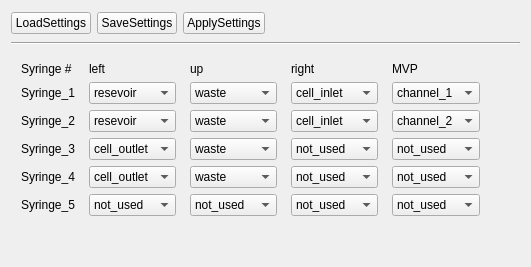
         <widget class="QWidget" name="tab_8">
          <attribute name="title">
           <string>SettingsTable</string>
          </attribute>
          <layout class="QVBoxLayout" name="verticalLayout_5">
           <item>
            <layout class="QHBoxLayout" name="horizontalLayout_12">
             <item>
              <widget class="QPushButton" name="pushButton_load_config">
               <property name="sizePolicy">
                <sizepolicy hsizetype="Fixed" vsizetype="Fixed">
                 <horstretch>0</horstretch>
                 <verstretch>0</verstretch>
                </sizepolicy>
               </property>
               <property name="text">
                <string>LoadSettings</string>
               </property>
              </widget>
             </item>
             <item>
              <widget class="QPushButton" name="pushButton_save_config">
               <property name="sizePolicy">
                <sizepolicy hsizetype="Fixed" vsizetype="Fixed">
                 <horstretch>0</horstretch>
                 <verstretch>0</verstretch>
                </sizepolicy>
               </property>
               <property name="text">
                <string>SaveSettings</string>
               </property>
              </widget>
             </item>
             <item>
              <widget class="QPushButton" name="pushButton_apply_settings">
               <property name="text">
                <string>ApplySettings</string>
               </property>
              </widget>
             </item>
             <item>
              <spacer name="horizontalSpacer_5">
               <property name="orientation">
                <enum>Qt::Horizontal</enum>
               </property>
               <property name="sizeType">
                <enum>QSizePolicy::MinimumExpanding</enum>
               </property>
               <property name="sizeHint" stdset="0">
                <size>
                 <width>40</width>
                 <height>25</height>
                </size>
               </property>
              </spacer>
             </item>
            </layout>
           </item>
           <item>
            <widget class="Line" name="line">
             <property name="orientation">
              <enum>Qt::Horizontal</enum>
             </property>
            </widget>
           </item>
           <item>
            <layout class="QGridLayout" name="gridLayout">
             <property name="leftMargin">
              <number>10</number>
             </property>
             <property name="topMargin">
              <number>11</number>
             </property>
             <property name="horizontalSpacing">
              <number>14</number>
             </property>
             <item row="0" column="0">
              <widget class="QLabel" name="label_4">
               <property name="sizePolicy">
                <sizepolicy hsizetype="Fixed" vsizetype="Preferred">
                 <horstretch>0</horstretch>
                 <verstretch>0</verstretch>
                </sizepolicy>
               </property>
               <property name="text">
                <string>Syringe #</string>
               </property>
              </widget>
             </item>
             <item row="5" column="0">
              <widget class="QLabel" name="label_14">
               <property name="text">
                <string>Syringe_5</string>
               </property>
              </widget>
             </item>
             <item row="0" column="2">
              <widget class="QLabel" name="label_7">
               <property name="sizePolicy">
                <sizepolicy hsizetype="Fixed" vsizetype="Preferred">
                 <horstretch>0</horstretch>
                 <verstretch>0</verstretch>
                </sizepolicy>
               </property>
               <property name="text">
                <string>up</string>
               </property>
              </widget>
             </item>
             <item row="0" column="4">
              <widget class="QLabel" name="label_10">
               <property name="sizePolicy">
                <sizepolicy hsizetype="Fixed" vsizetype="Preferred">
                 <horstretch>0</horstretch>
                 <verstretch>0</verstretch>
                </sizepolicy>
               </property>
               <property name="text">
                <string>MVP</string>
               </property>
              </widget>
             </item>
             <item row="4" column="3">
              <widget class="QComboBox" name="comboBox_S4_right">
               <property name="sizePolicy">
                <sizepolicy hsizetype="Fixed" vsizetype="Fixed">
                 <horstretch>0</horstretch>
                 <verstretch>0</verstretch>
                </sizepolicy>
               </property>
               <item>
                <property name="text">
                 <string>not_used</string>
                </property>
               </item>
               <item>
                <property name="text">
                 <string>waste</string>
                </property>
               </item>
               <item>
                <property name="text">
                 <string>resevoir</string>
                </property>
               </item>
               <item>
                <property name="text">
                 <string>cell_inlet</string>
                </property>
               </item>
               <item>
                <property name="text">
                 <string>cell_outlet</string>
                </property>
               </item>
              </widget>
             </item>
             <item row="5" column="1">
              <widget class="QComboBox" name="comboBox_S5_left">
               <property name="sizePolicy">
                <sizepolicy hsizetype="Fixed" vsizetype="Fixed">
                 <horstretch>0</horstretch>
                 <verstretch>0</verstretch>
                </sizepolicy>
               </property>
               <item>
                <property name="text">
                 <string>not_used</string>
                </property>
               </item>
               <item>
                <property name="text">
                 <string>waste</string>
                </property>
               </item>
               <item>
                <property name="text">
                 <string>resevoir</string>
                </property>
               </item>
               <item>
                <property name="text">
                 <string>cell_inlet</string>
                </property>
               </item>
               <item>
                <property name="text">
                 <string>cell_outlet</string>
                </property>
               </item>
              </widget>
             </item>
             <item row="3" column="3">
              <widget class="QComboBox" name="comboBox_S3_right">
               <property name="sizePolicy">
                <sizepolicy hsizetype="Fixed" vsizetype="Fixed">
                 <horstretch>0</horstretch>
                 <verstretch>0</verstretch>
                </sizepolicy>
               </property>
               <item>
                <property name="text">
                 <string>not_used</string>
                </property>
               </item>
               <item>
                <property name="text">
                 <string>waste</string>
                </property>
               </item>
               <item>
                <property name="text">
                 <string>resevoir</string>
                </property>
               </item>
               <item>
                <property name="text">
                 <string>cell_inlet</string>
                </property>
               </item>
               <item>
                <property name="text">
                 <string>cell_outlet</string>
                </property>
               </item>
              </widget>
             </item>
             <item row="3" column="1">
              <widget class="QComboBox" name="comboBox_S3_left">
               <property name="sizePolicy">
                <sizepolicy hsizetype="Fixed" vsizetype="Fixed">
                 <horstretch>0</horstretch>
                 <verstretch>0</verstretch>
                </sizepolicy>
               </property>
               <item>
                <property name="text">
                 <string>cell_outlet</string>
                </property>
               </item>
               <item>
                <property name="text">
                 <string>not_used</string>
                </property>
               </item>
               <item>
                <property name="text">
                 <string>waste</string>
                </property>
               </item>
               <item>
                <property name="text">
                 <string>resevoir</string>
                </property>
               </item>
               <item>
                <property name="text">
                 <string>cell_inlet</string>
                </property>
               </item>
              </widget>
             </item>
             <item row="2" column="3">
              <widget class="QComboBox" name="comboBox_S2_right">
               <property name="sizePolicy">
                <sizepolicy hsizetype="Fixed" vsizetype="Fixed">
                 <horstretch>0</horstretch>
                 <verstretch>0</verstretch>
                </sizepolicy>
               </property>
               <item>
                <property name="text">
                 <string>cell_inlet</string>
                </property>
               </item>
               <item>
                <property name="text">
                 <string>not_used</string>
                </property>
               </item>
               <item>
                <property name="text">
                 <string>waste</string>
                </property>
               </item>
               <item>
                <property name="text">
                 <string>resevoir</string>
                </property>
               </item>
               <item>
                <property name="text">
                 <string>cell_outlet</string>
                </property>
               </item>
              </widget>
             </item>
             <item row="2" column="1">
              <widget class="QComboBox" name="comboBox_S2_left">
               <property name="sizePolicy">
                <sizepolicy hsizetype="Fixed" vsizetype="Fixed">
                 <horstretch>0</horstretch>
                 <verstretch>0</verstretch>
                </sizepolicy>
               </property>
               <item>
                <property name="text">
                 <string>resevoir</string>
                </property>
               </item>
               <item>
                <property name="text">
                 <string>not_used</string>
                </property>
               </item>
               <item>
                <property name="text">
                 <string>waste</string>
                </property>
               </item>
               <item>
                <property name="text">
                 <string>cell_inlet</string>
                </property>
               </item>
               <item>
                <property name="text">
                 <string>cell_outlet</string>
                </property>
               </item>
              </widget>
             </item>
             <item row="0" column="1">
              <widget class="QLabel" name="label_6">
               <property name="sizePolicy">
                <sizepolicy hsizetype="Fixed" vsizetype="Preferred">
                 <horstretch>0</horstretch>
                 <verstretch>0</verstretch>
                </sizepolicy>
               </property>
               <property name="text">
                <string>left</string>
               </property>
              </widget>
             </item>
             <item row="5" column="3">
              <widget class="QComboBox" name="comboBox_S4_right_2">
               <property name="sizePolicy">
                <sizepolicy hsizetype="Fixed" vsizetype="Fixed">
                 <horstretch>0</horstretch>
                 <verstretch>0</verstretch>
                </sizepolicy>
               </property>
               <item>
                <property name="text">
                 <string>not_used</string>
                </property>
               </item>
               <item>
                <property name="text">
                 <string>waste</string>
                </property>
               </item>
               <item>
                <property name="text">
                 <string>resevoir</string>
                </property>
               </item>
               <item>
                <property name="text">
                 <string>cell_inlet</string>
                </property>
               </item>
               <item>
                <property name="text">
                 <string>cell_outlet</string>
                </property>
               </item>
              </widget>
             </item>
             <item row="1" column="0">
              <widget class="QLabel" name="label_5">
               <property name="sizePolicy">
                <sizepolicy hsizetype="Fixed" vsizetype="Preferred">
                 <horstretch>0</horstretch>
                 <verstretch>0</verstretch>
                </sizepolicy>
               </property>
               <property name="text">
                <string>Syringe_1</string>
               </property>
               <property name="alignment">
                <set>Qt::AlignCenter</set>
               </property>
              </widget>
             </item>
             <item row="2" column="0">
              <widget class="QLabel" name="label_11">
               <property name="text">
                <string>Syringe_2</string>
               </property>
              </widget>
             </item>
             <item row="5" column="2">
              <widget class="QComboBox" name="comboBox_S5_up">
               <property name="sizePolicy">
                <sizepolicy hsizetype="Fixed" vsizetype="Fixed">
                 <horstretch>0</horstretch>
                 <verstretch>0</verstretch>
                </sizepolicy>
               </property>
               <item>
                <property name="text">
                 <string>not_used</string>
                </property>
               </item>
               <item>
                <property name="text">
                 <string>waste</string>
                </property>
               </item>
               <item>
                <property name="text">
                 <string>resevoir</string>
                </property>
               </item>
               <item>
                <property name="text">
                 <string>cell_inlet</string>
                </property>
               </item>
               <item>
                <property name="text">
                 <string>cell_outlet</string>
                </property>
               </item>
              </widget>
             </item>
             <item row="0" column="3">
              <widget class="QLabel" name="label_8">
               <property name="sizePolicy">
                <sizepolicy hsizetype="Fixed" vsizetype="Preferred">
                 <horstretch>0</horstretch>
                 <verstretch>0</verstretch>
                </sizepolicy>
               </property>
               <property name="text">
                <string>right</string>
               </property>
              </widget>
             </item>
             <item row="3" column="0">
              <widget class="QLabel" name="label_12">
               <property name="text">
                <string>Syringe_3</string>
               </property>
              </widget>
             </item>
             <item row="4" column="0">
              <widget class="QLabel" name="label_13">
               <property name="text">
                <string>Syringe_4</string>
               </property>
              </widget>
             </item>
             <item row="1" column="3">
              <widget class="QComboBox" name="comboBox_S1_right">
               <property name="sizePolicy">
                <sizepolicy hsizetype="Fixed" vsizetype="Fixed">
                 <horstretch>0</horstretch>
                 <verstretch>0</verstretch>
                </sizepolicy>
               </property>
               <item>
                <property name="text">
                 <string>cell_inlet</string>
                </property>
               </item>
               <item>
                <property name="text">
                 <string>not_used</string>
                </property>
               </item>
               <item>
                <property name="text">
                 <string>waste</string>
                </property>
               </item>
               <item>
                <property name="text">
                 <string>resevoir</string>
                </property>
               </item>
               <item>
                <property name="text">
                 <string>cell_outlet</string>
                </property>
               </item>
              </widget>
             </item>
             <item row="1" column="2">
              <widget class="QComboBox" name="comboBox_S1_up">
               <property name="sizePolicy">
                <sizepolicy hsizetype="Fixed" vsizetype="Fixed">
                 <horstretch>0</horstretch>
                 <verstretch>0</verstretch>
                </sizepolicy>
               </property>
               <item>
                <property name="text">
                 <string>waste</string>
                </property>
               </item>
               <item>
                <property name="text">
                 <string>not_used</string>
                </property>
               </item>
               <item>
                <property name="text">
                 <string>resevoir</string>
                </property>
               </item>
               <item>
                <property name="text">
                 <string>cell_inlet</string>
                </property>
               </item>
               <item>
                <property name="text">
                 <string>cell_outlet</string>
                </property>
               </item>
              </widget>
             </item>
             <item row="2" column="2">
              <widget class="QComboBox" name="comboBox_S2_up">
               <property name="sizePolicy">
                <sizepolicy hsizetype="Fixed" vsizetype="Fixed">
                 <horstretch>0</horstretch>
                 <verstretch>0</verstretch>
                </sizepolicy>
               </property>
               <item>
                <property name="text">
                 <string>waste</string>
                </property>
               </item>
               <item>
                <property name="text">
                 <string>not_used</string>
                </property>
               </item>
               <item>
                <property name="text">
                 <string>resevoir</string>
                </property>
               </item>
               <item>
                <property name="text">
                 <string>cell_inlet</string>
                </property>
               </item>
               <item>
                <property name="text">
                 <string>cell_outlet</string>
                </property>
               </item>
              </widget>
             </item>
             <item row="1" column="1">
              <widget class="QComboBox" name="comboBox_S1_left">
               <property name="sizePolicy">
                <sizepolicy hsizetype="Fixed" vsizetype="Fixed">
                 <horstretch>0</horstretch>
                 <verstretch>0</verstretch>
                </sizepolicy>
               </property>
               <item>
                <property name="text">
                 <string>resevoir</string>
                </property>
               </item>
               <item>
                <property name="text">
                 <string>not_used</string>
                </property>
               </item>
               <item>
                <property name="text">
                 <string>waste</string>
                </property>
               </item>
               <item>
                <property name="text">
                 <string>cell_inlet</string>
                </property>
               </item>
               <item>
                <property name="text">
                 <string>cell_outlet</string>
                </property>
               </item>
              </widget>
             </item>
             <item row="3" column="2">
              <widget class="QComboBox" name="comboBox_S3_up">
               <property name="sizePolicy">
                <sizepolicy hsizetype="Fixed" vsizetype="Fixed">
                 <horstretch>0</horstretch>
                 <verstretch>0</verstretch>
                </sizepolicy>
               </property>
               <item>
                <property name="text">
                 <string>waste</string>
                </property>
               </item>
               <item>
                <property name="text">
                 <string>not_used</string>
                </property>
               </item>
               <item>
                <property name="text">
                 <string>resevoir</string>
                </property>
               </item>
               <item>
                <property name="text">
                 <string>cell_inlet</string>
                </property>
               </item>
               <item>
                <property name="text">
                 <string>cell_outlet</string>
                </property>
               </item>
              </widget>
             </item>
             <item row="4" column="1">
              <widget class="QComboBox" name="comboBox_S4_left">
               <property name="sizePolicy">
                <sizepolicy hsizetype="Fixed" vsizetype="Fixed">
                 <horstretch>0</horstretch>
                 <verstretch>0</verstretch>
                </sizepolicy>
               </property>
               <item>
                <property name="text">
                 <string>cell_outlet</string>
                </property>
               </item>
               <item>
                <property name="text">
                 <string>not_used</string>
                </property>
               </item>
               <item>
                <property name="text">
                 <string>waste</string>
                </property>
               </item>
               <item>
                <property name="text">
                 <string>resevoir</string>
                </property>
               </item>
               <item>
                <property name="text">
                 <string>cell_inlet</string>
                </property>
               </item>
              </widget>
             </item>
             <item row="4" column="2">
              <widget class="QComboBox" name="comboBox_S4_up">
               <property name="sizePolicy">
                <sizepolicy hsizetype="Fixed" vsizetype="Fixed">
                 <horstretch>0</horstretch>
                 <verstretch>0</verstretch>
                </sizepolicy>
               </property>
               <item>
                <property name="text">
                 <string>waste</string>
                </property>
               </item>
               <item>
                <property name="text">
                 <string>not_used</string>
                </property>
               </item>
               <item>
                <property name="text">
                 <string>resevoir</string>
                </property>
               </item>
               <item>
                <property name="text">
                 <string>cell_inlet</string>
                </property>
               </item>
               <item>
                <property name="text">
                 <string>cell_outlet</string>
                </property>
               </item>
              </widget>
             </item>
             <item row="1" column="4">
              <widget class="QComboBox" name="comboBox_S1_mvp">
               <property name="sizePolicy">
                <sizepolicy hsizetype="Fixed" vsizetype="Fixed">
                 <horstretch>0</horstretch>
                 <verstretch>0</verstretch>
                </sizepolicy>
               </property>
               <item>
                <property name="text">
                 <string>channel_1</string>
                </property>
               </item>
               <item>
                <property name="text">
                 <string>not_used</string>
                </property>
               </item>
               <item>
                <property name="text">
                 <string>channel_2</string>
                </property>
               </item>
               <item>
                <property name="text">
                 <string>channel_3</string>
                </property>
               </item>
               <item>
                <property name="text">
                 <string>channel_4</string>
                </property>
               </item>
              </widget>
             </item>
             <item row="2" column="5">
              <spacer name="horizontalSpacer_6">
               <property name="orientation">
                <enum>Qt::Horizontal</enum>
               </property>
               <property name="sizeHint" stdset="0">
                <size>
                 <width>40</width>
                 <height>20</height>
                </size>
               </property>
              </spacer>
             </item>
             <item row="2" column="4">
              <widget class="QComboBox" name="comboBox_S2_mvp">
               <property name="sizePolicy">
                <sizepolicy hsizetype="Fixed" vsizetype="Fixed">
                 <horstretch>0</horstretch>
                 <verstretch>0</verstretch>
                </sizepolicy>
               </property>
               <item>
                <property name="text">
                 <string>channel_2</string>
                </property>
               </item>
               <item>
                <property name="text">
                 <string>not_used</string>
                </property>
               </item>
               <item>
                <property name="text">
                 <string>channel_1</string>
                </property>
               </item>
               <item>
                <property name="text">
                 <string>channel_3</string>
                </property>
               </item>
               <item>
                <property name="text">
                 <string>channel_4</string>
                </property>
               </item>
              </widget>
             </item>
             <item row="3" column="4">
              <widget class="QComboBox" name="comboBox_S3_mvp">
               <property name="sizePolicy">
                <sizepolicy hsizetype="Fixed" vsizetype="Fixed">
                 <horstretch>0</horstretch>
                 <verstretch>0</verstretch>
                </sizepolicy>
               </property>
               <item>
                <property name="text">
                 <string>not_used</string>
                </property>
               </item>
               <item>
                <property name="text">
                 <string>channel_1</string>
                </property>
               </item>
               <item>
                <property name="text">
                 <string>channel_2</string>
                </property>
               </item>
               <item>
                <property name="text">
                 <string>channel_3</string>
                </property>
               </item>
               <item>
                <property name="text">
                 <string>channel_4</string>
                </property>
               </item>
              </widget>
             </item>
             <item row="4" column="4">
              <widget class="QComboBox" name="comboBox_S4_mvp">
               <property name="sizePolicy">
                <sizepolicy hsizetype="Fixed" vsizetype="Fixed">
                 <horstretch>0</horstretch>
                 <verstretch>0</verstretch>
                </sizepolicy>
               </property>
               <item>
                <property name="text">
                 <string>not_used</string>
                </property>
               </item>
               <item>
                <property name="text">
                 <string>channel_1</string>
                </property>
               </item>
               <item>
                <property name="text">
                 <string>channel_2</string>
                </property>
               </item>
               <item>
                <property name="text">
                 <string>channel_3</string>
                </property>
               </item>
               <item>
                <property name="text">
                 <string>channel_4</string>
                </property>
               </item>
              </widget>
             </item>
             <item row="5" column="4">
              <widget class="QComboBox" name="comboBox_S5_mvp">
               <property name="sizePolicy">
                <sizepolicy hsizetype="Fixed" vsizetype="Fixed">
                 <horstretch>0</horstretch>
                 <verstretch>0</verstretch>
                </sizepolicy>
               </property>
               <item>
                <property name="text">
                 <string>not_used</string>
                </property>
               </item>
               <item>
                <property name="text">
                 <string>channel_1</string>
                </property>
               </item>
               <item>
                <property name="text">
                 <string>channel_2</string>
                </property>
               </item>
               <item>
                <property name="text">
                 <string>channel_3</string>
                </property>
               </item>
               <item>
                <property name="text">
                 <string>channel_4</string>
                </property>
               </item>
              </widget>
             </item>
            </layout>
           </item>
           <item>
            <spacer name="verticalSpacer">
             <property name="orientation">
              <enum>Qt::Vertical</enum>
             </property>
             <property name="sizeHint" stdset="0">
              <size>
               <width>20</width>
               <height>40</height>
              </size>
             </property>
            </spacer>
           </item>
          </layout>
         </widget>
